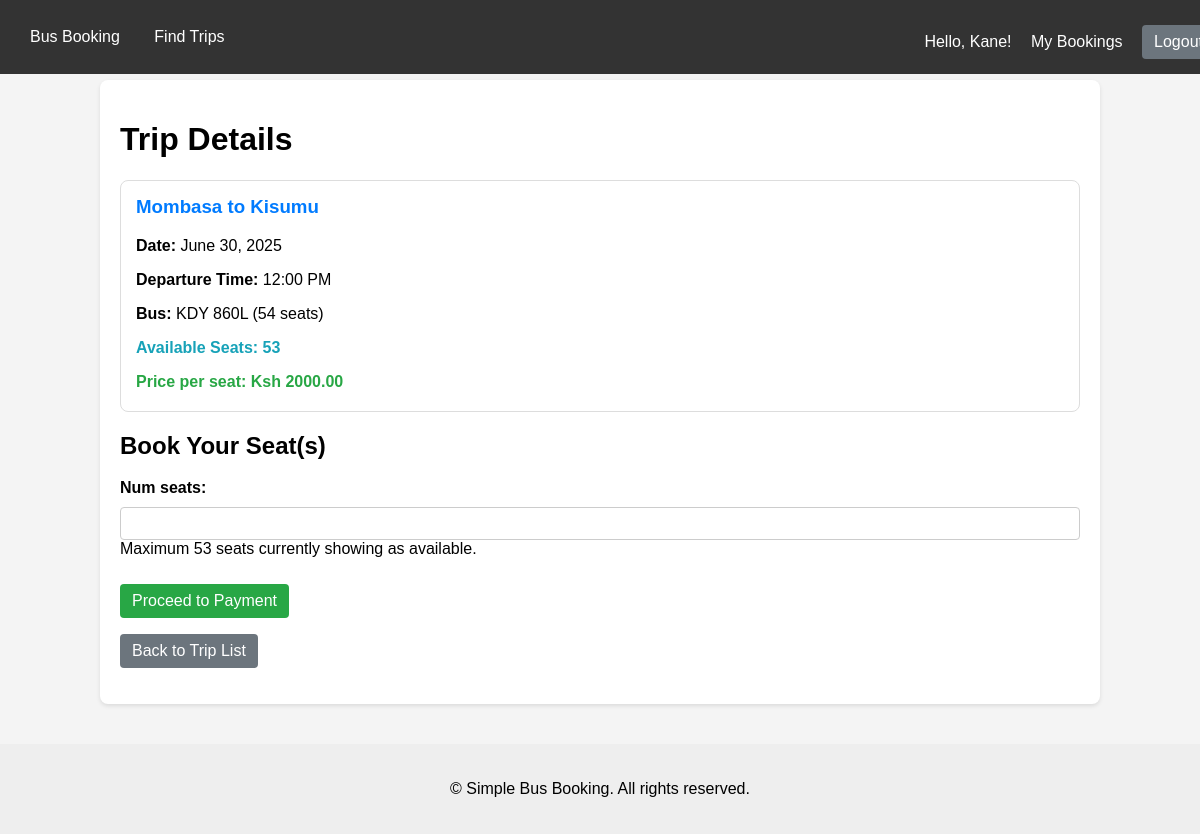
The app's page /trips/1/ (signed in) with its own data.
### booking_app/models.py (models this page shows, shortened)
class Trip(models.Model):
    bus = models.ForeignKey(Bus, on_delete=models.PROTECT)
    route = models.ForeignKey(Route, on_delete=models.PROTECT)
    trip_date = models.DateField()
    departure_time = models.TimeField()
    available_seats = models.IntegerField(default=0, validators=[MinValueValidator(0)])
    class Meta:
        unique_together = ('bus', 'trip_date', 'departure_time')
        ordering = ['trip_date', 'departure_time']

class Route(models.Model):
    departure_stop = models.ForeignKey(Stop, on_delete=models.CASCADE, related_name='departing_routes')
    arrival_stop = models.ForeignKey(Stop, on_delete=models.CASCADE, related_name='arriving_routes')
    price = models.DecimalField(max_digits=8, decimal_places=2, validators=[MinValueValidator(0)])
    class Meta:
        unique_together = ('departure_stop', 'arrival_stop')

class Stop(models.Model):
    name = models.CharField(max_length=100, unique=True)

class Bus(models.Model):
    bus_number = models.CharField(max_length=50, unique=True)
    capacity = models.IntegerField(validators=[MinValueValidator(1)])

### booking_app/views.py (the view)
# urls.py: path('trips/<int:pk>/', views.trip_detail_view, name='trip_detail'),
def trip_detail_view(request, pk):
    trip = get_object_or_404(Trip, pk=pk)
    current_datetime = timezone.localtime(timezone.now())
    if trip.trip_date < current_datetime.date() or \
       (trip.trip_date == current_datetime.date() and trip.departure_time < current_datetime.time()):
        messages.error(request, "This trip has already departed and cannot be booked.")
        return redirect('trip_list')
    booking_form = None
    if trip.available_seats > 0 and request.user.is_authenticated:
        booking_form = BookingForm(trip=trip)
    return render(request, 'booking_app/trip_detail.html', {
        'trip': trip,
        'booking_form': booking_form
    })

### booking_app/forms.py (shortened to what this page needs)
class BookingForm(forms.ModelForm):
    class Meta:
        model = Booking
        fields = ['num_seats']
        widgets = {
            'num_seats': forms.NumberInput(attrs={'min': 1})
        }
    def __init__(self, *args, **kwargs):
        self.trip = kwargs.pop('trip', None)
        super().__init__(*args, **kwargs)
        if self.trip:
            self.fields['num_seats'].widget.attrs['max'] = self.trip.available_seats
            self.fields['num_seats'].help_text = f"Maximum {self.trip.available_seats} seats currently showing as available."

### booking_app/templates/booking_app/trip_detail.html (shortened to what this page needs)
{% extends 'base.html' %}
{% block content %}
    <h1>Trip Details</h1>
    <div class="trip-card">
        <h3>{{ trip.route.departure_stop.name }} to {{ trip.route.arrival_stop.name }}</h3>
        <p><strong>Date:</strong> {{ trip.trip_date|date:"F d, Y" }}</p>
        <p><strong>Departure Time:</strong> {{ trip.departure_time|time:"h:i A" }}</p>
        <p><strong>Bus:</strong> {{ trip.bus.bus_number }} ({{ trip.bus.capacity }} seats)</p>
        <p class="text-info"><strong>Available Seats:</strong> {{ trip.available_seats }}</p>
        <p class="text-success"><strong>Price per seat:</strong> Ksh {{ trip.route.price|floatformat:2 }}</p>
    </div>
    <h2>Book Your Seat(s)</h2>
    {% if trip.available_seats > 0 %}
        {% if user.is_authenticated %}
            <form method="post" action="{% url 'create_booking' trip.pk %}">
                {{ booking_form.as_p }}
                <button type="submit" class="btn btn-success">Proceed to Payment</button>
            </form>
        {% else %}
            <p>Please <a href="{% url 'login' %}?next={{ request.path }}">log in</a> to book seats.</p>
        {% endif %}
    {% else %}
        <p class="text-danger">This trip is currently sold out.</p>
    {% endif %}
    <p><a href="{% url 'trip_list' %}" class="btn btn-secondary">Back to Trip List</a></p>
{% endblock %}

### booking_app/templates/base.html (shortened to what this page needs)
{% load static %}
<!DOCTYPE html>
<html lang="en">
<head>
</head>
<body>
    <div class="navbar">
        <div>
            <a href="{% url 'home' %}">Bus Booking</a>
            <a href="{% url 'trip_list' %}">Find Trips</a>
        </div>
        <div>
            {% if user.is_authenticated %}
                <span>Hello, {{ user.username }}!</span>
                <a href="{% url 'my_bookings' %}">My Bookings</a>
                <form action="{% url 'logout' %}" method="post" style="display: inline;">
        <button type="submit" class="btn btn-secondary">Logout</button>
    </form>
            {% else %}
                <a href="{% url 'login' %}">Login</a>
                <a href="{% url 'signup' %}">Sign Up</a>
            {% endif %}
        </div>
    </div>
    <div class="container">
        {% block content %}
        {% endblock content %}
    </div>
    <div class="footer">
        <p>&copy; {{ "now"|date:"Y" }} Simple Bus Booking. All rights reserved.</p>
    </div>
</body>
</html>

### booking_app/templates/base.html (style rules this page uses)
body { font-family: sans-serif; margin: 0; padding-top: 60px; background-color: #f4f4f4; }
.navbar { background-color: #333; color: white; padding: 15px; position: fixed; width: 100%; top: 0; left: 0; z-index: 1000; display: flex; justify-content: space-between; align-items: center; }
.navbar a { color: white; text-decoration: none; margin: 0 15px; }
.container { max-width: 960px; margin: 20px auto; padding: 20px; background-color: white; border-radius: 8px; box-shadow: 0 2px 4px rgba(0,0,0,0.1); }
form label { display: block; margin-bottom: 5px; font-weight: bold; }
form input[type="text"], form input[type="password"], form input[type="email"], form input[type="number"], form input[type="date"], form select { width: 100%; padding: 8px; margin-top: 5px; border: 1px solid #ccc; border-radius: 4px; box-sizing: border-box; }
form button { background-color: #007bff; color: white; padding: 10px 15px; border: none; border-radius: 4px; cursor: pointer; font-size: 16px; margin-top: 10px; }
.footer { text-align: center; padding: 20px; margin-top: 40px; background-color: #eee; }
.trip-card, .booking-card, .payment-details { border: 1px solid #ddd; padding: 15px; margin-bottom: 15px; border-radius: 8px; background-color: #fff; }
.trip-card h3, .booking-card h3, .payment-details h3 { color: #007bff; margin-top: 0; }
.trip-card p, .booking-card p, .payment-details p { margin-bottom: 5px; }
.btn { display: inline-block; padding: 8px 12px; text-decoration: none; border-radius: 4px; cursor: pointer; border: none; }
.btn-success { background-color: #28a745; color: white; }
.btn-secondary { background-color: #6c757d; color: white; }
.text-success { color: #28a745; font-weight: bold; }
.text-info { color: #17a2b8; font-weight: bold; }

### records on screen
Trip: route.departure_stop.name "Mombasa", route.arrival_stop.name "Kisumu", trip_date "June 30, 2025", departure_time "12:00 PM", bus.bus_number "KDY 860L", bus.capacity "54", available_seats "53", route.price "2000.00"

### other values on screen
{{ user.username }} "Kane"
